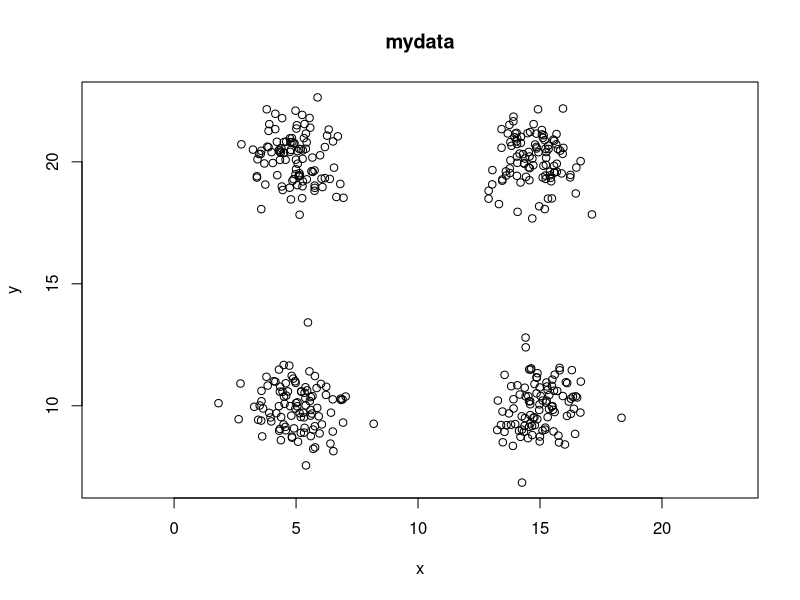
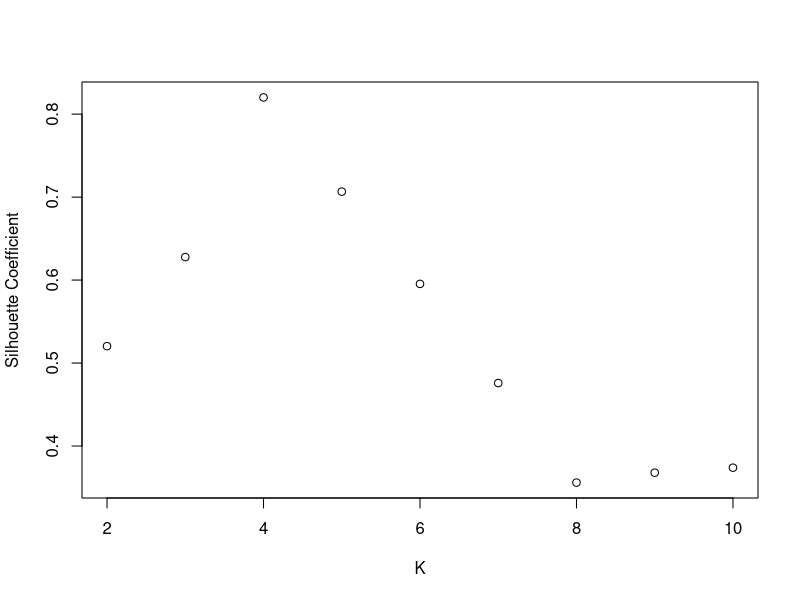
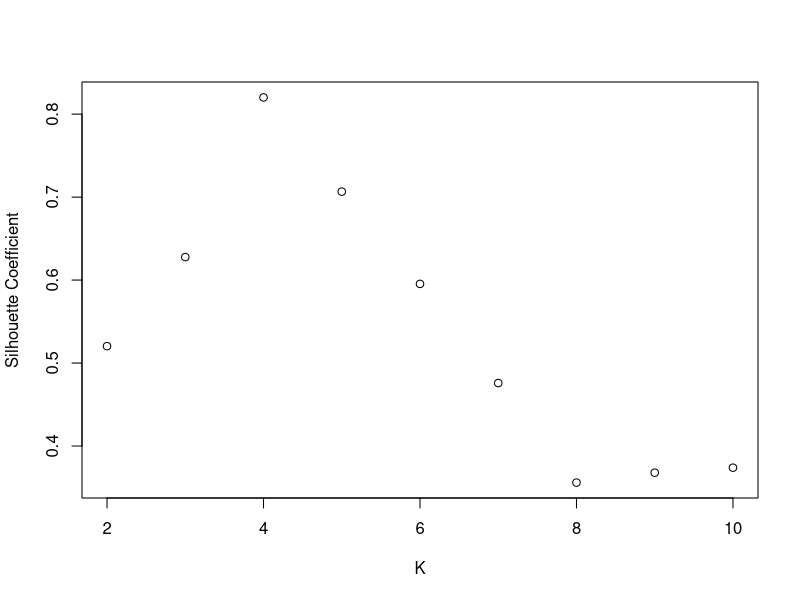
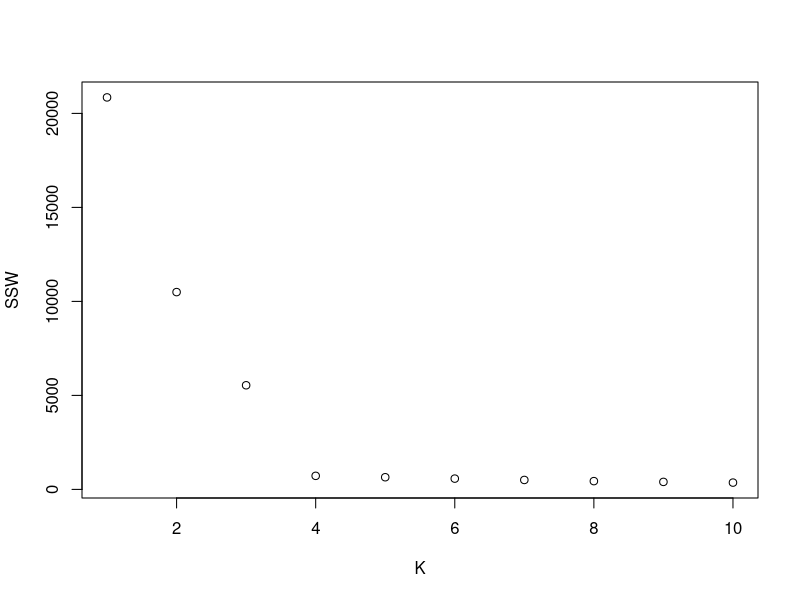

These charts were generated, in order, by the following R code: (Note: this script raises an error after producing the figures.)
#Juliann Booth
#Data Mining HW 18
#November 21, 2015

#Problem 1
set.seed(5364)
x1=rnorm(100,5,1)
x2=rnorm(100,5,1)
x3=rnorm(100,15,1)
x4=rnorm(100,15,1)

y1=rnorm(100,10,1)
y2=rnorm(100,20,1)
y3=rnorm(100,10,1)
y4=rnorm(100,20,1)

mydata = data.frame(x=c(x1,x2,x3,x4),y=c(y1,y2,y3,y4))
plot(y~x, data = mydata, asp=1, main = "mydata")

#-----------------------------------------------------
#(a)-------------------------------------------------
#-----------------------------------------------------

#Find number of clusters that maximizes the silhouette coefficient. Plot it
#verses K

repeat.kmeans=function(data,centers,repetitions){
  best.kmeans=NULL
  best.ssw=Inf
  
  for(i in 1:repetitions){
    kmeans.temp=kmeans(x=data,centers=centers)
    if(kmeans.temp$tot.withinss<best.ssw){
      best.ssw=kmeans.temp$tot.withinss
      best.kmeans=kmeans.temp
    }
  }
  return(best.kmeans)
}

library(fields)
dmatrix=rdist(mydata)

library(cluster)

min.rep=function(K,epsilon){
  ceiling(log(epsilon)/log(1-factorial(K)/K^K)) #ceiling rounds up
}

mysil=function(x,dmatrix){
  return(mean(silhouette(x=x,dmatrix=dmatrix)[,3]))
}

plot.sil=function(data,max.K,max.iter,epsilon,dmatrix){
  sil.vect=1:max.K
  for(K in 2:max.K){
    iter=min(max.iter,min.rep(K,epsilon))
    kmeans.temp=repeat.kmeans(data,K,iter)
    sil.vect[K]=mysil(kmeans.temp$cluster,dmatrix)
  }
  sil.vect=sil.vect[2:max.K]
  plot(2:max.K,sil.vect,xlab="K",ylab="Silhouette Coefficient")
  return(max(sil.vect))
}

plot.sil(mydata,10,1000,.01,dmatrix) #0.8202



#-----------------------------------------------------
#(b)-------------------------------------------------
#----------------------------------------------------

#What is the max possible value for the silhouette coefficient?
plot.sil(mydata,10,1000,.01,dmatrix) #0.8202

#----------------------------------------------
#(c)-----------------------------------------
#---------------------------------------------

#Plot SSW verses K

plot.ssw=function(data,max.K,max.iter,epsilon){
  ssw.vect=1:max.K
  for(K in 1:max.K){
    iter=min(max.iter,min.rep(K,epsilon))
    kmeans.temp=repeat.kmeans(data,K,iter)
    ssw.vect[K]=kmeans.temp$tot.withinss
  }
  plot(1:max.K,ssw.vect,xlab="K",ylab="SSW")
}

plot.ssw(mydata, 10, 1000, 0.01)



#-------------------------------------------
#Problem 2----------------------------------
#---------------------------------------------

#(a)
newwdbc.x <- newwdbc[,-1]
dmatrix1=rdist(newwdbc.x)

plot.sil(newwdbc.x,10,1000,.01,dmatrix1)

#(b)
plot.sil(newwdbc.x,10,1000,.01,dmatrix1) #0.697

#(c)
plot.ssw(newwdbc.x, 10, 1000, 0.01) #question this.
